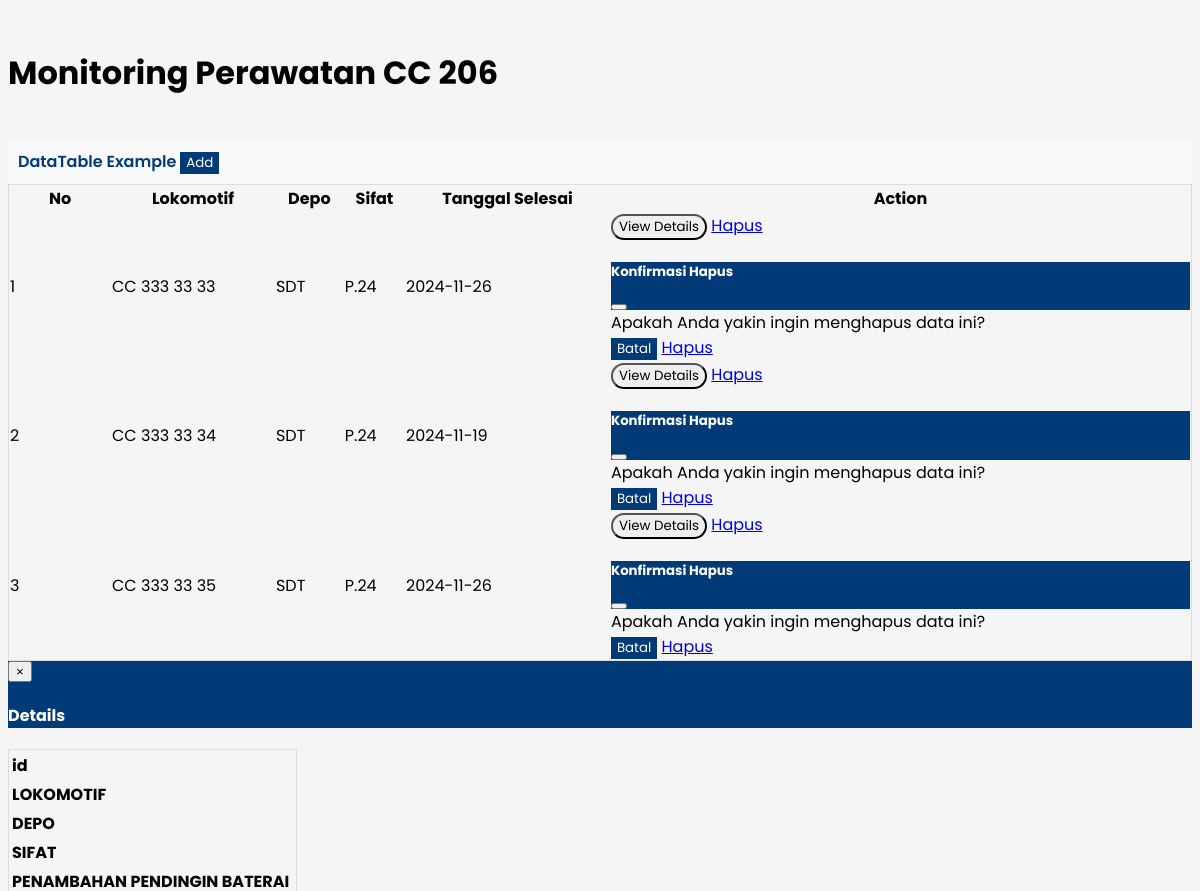
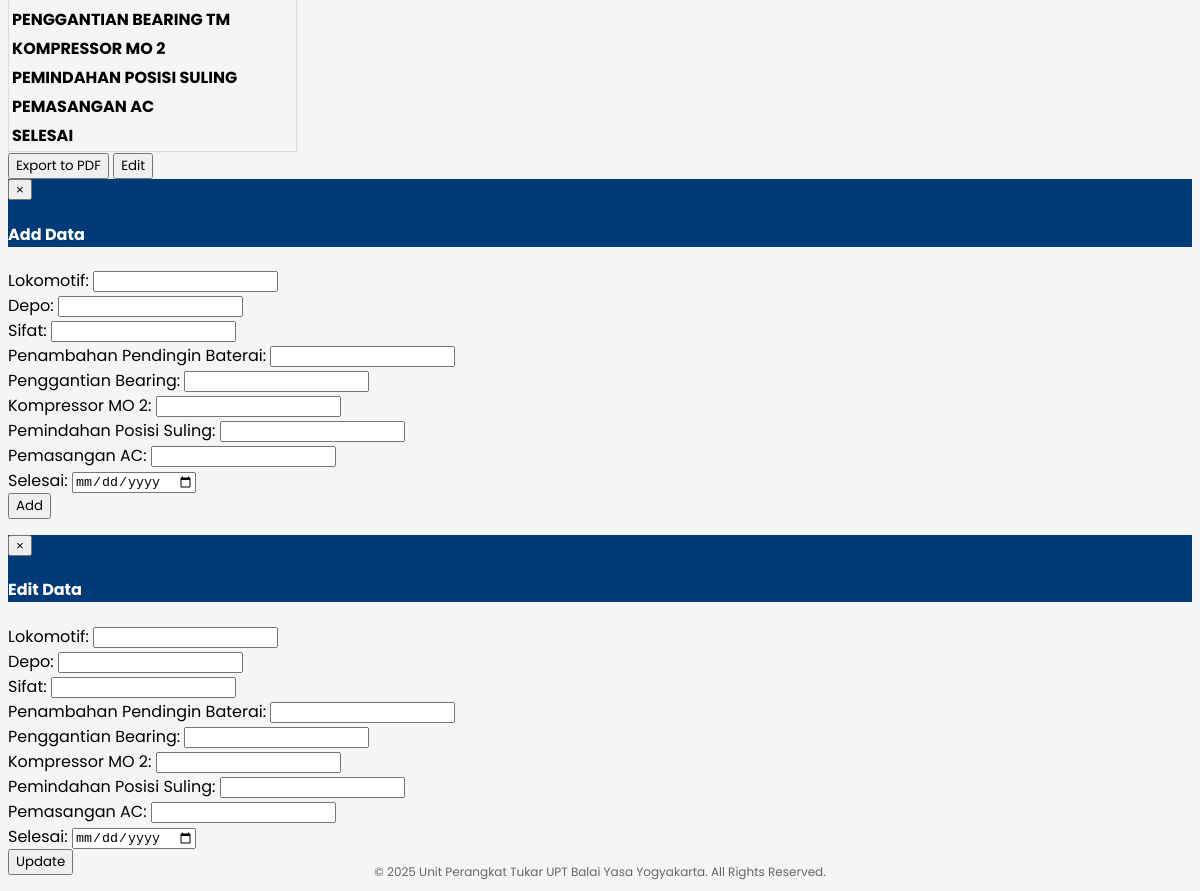
The app's page /CC_206.php with its own data (2 pictures, top to bottom).
### tables this page shows
CREATE TABLE `prwtan_cc206` (
  `id_206` int(11) NOT NULL,
  `lokomotif` varchar(15) NOT NULL,
  `depo` varchar(5) NOT NULL,
  `sifat` varchar(12) NOT NULL,
  `tambah_baterai` varchar(5) NOT NULL,
  `ganti_bearing` varchar(10) NOT NULL,
  `kompressor_mo2` varchar(20) NOT NULL,
  `pindah_posisi` char(5) NOT NULL,
  `pasang_ac` varchar(12) NOT NULL,
  `tgl_selesai` date NOT NULL
);

### CC_206.php (the view, shortened to what the rows shown need)
<?php
include "config.php";
?>
<div id="layoutSidenav">
    <div id="layoutSidenav_content">
        <main>
            <div class="container-fluid px-4">
                <h1 class="mt-4">Monitoring Perawatan CC 206</h1>
<html>
<head>
    <link
        rel="stylesheet"
        href="https://cdn.datatables.net/2.1.8/css/dataTables.dataTables.css">
        <head>
    <link rel="stylesheet" href="https://cdn.datatables.net/2.1.8/css/dataTables.dataTables.css">
</head>
</head>
<body>
    <div id="layoutSidenav">
        <div id="layoutSidenav_content" class="marginleft">
            <main>
                <div class="container-fluid px-4">
                    <div class="card mb-4">
                        <div class="card-body">
                            <table
                                id="cc206"
                                class="table table-striped table-bordered table-responsive"
                                cellspacing="0"
                                width="100%">
                                <thead>
                                    <tr>
                                        <th>No</th>
                                        <th>Lokomotif</th>
                                        <th>Depo</th>
                                        <th>Sifat</th>
                                        <th>Tanggal Selesai</th>
                                        <th>Action</th>
                                    </tr>
                                </thead>
                                <tbody>
                                    <?php
                                    $depo_query = "SELECT * FROM prwtan_cc206 NATURAL JOIN depo ";
                                    $depo_result = mysqli_query($koneksi, $depo_query);
                                    $no = 1;
                                    while ($depo = mysqli_fetch_assoc($depo_result)) {  ?>
                                        <tr>
                                            <td width='100' class='center'><?= $no ?></td>
                                            <td><?php echo $depo['lokomotif'] ?></td>
                                            <td><?php echo $depo['depo'] ?></td>
                                            <td><?php echo $depo['sifat'] ?></td>
                                            <td><?php echo $depo['tgl_selesai'] ?></td>
                                            <td>
                                                <button
                                                    class="btn btn-warning"
                                                    data-toggle="modal"
                                                    data-target="#cutomerDetailsModal"
                                                    data-id="<?php echo $depo['id_206']; ?>"
                                                    data-lokomotif="<?php echo $depo['lokomotif']; ?>"
                                                    data-depo="<?php echo $depo['depo']; ?>"
                                                    data-sifat="<?php echo $depo['sifat']; ?>"
                                                    data-tambah_baterai="<?php echo $depo['tambah_baterai']; ?>"
                                                    data-ganti_bearing="<?php echo $depo['ganti_bearing']; ?>"
                                                    data-kompressor_mo2="<?php echo $depo['kompressor_mo2']; ?>"
                                                    data-pindah_posisi="<?php echo $depo['pindah_posisi']; ?>"
                                                    data-pasang_ac="<?php echo $depo['pasang_ac']; ?>"
                                                    data-tgl_selesai="<?php echo $depo['tgl_selesai']; ?>"
                                                    style="border-radius:60px;">
                                                    View Details
                                                </button>
                                                <a href="#"
   class="btn btn-danger mt-2"
   style="border-radius:60px;"
   data-bs-toggle="modal"
   data-bs-target="#deleteConfirmationModal">
    <i class="fa fa-trash"></i> Hapus
</a>
<div class="modal fade" id="deleteConfirmationModal" tabindex="-1" aria-labelledby="deleteConfirmationModalLabel" aria-hidden="true">
  <div class="modal-dialog modal-dialog-centered">
    <div class="modal-content">
      <div class="modal-header">
        <h5 class="modal-title" id="deleteConfirmationModalLabel">Konfirmasi Hapus</h5>
        <button type="button" class="btn-close" data-bs-dismiss="modal" aria-label="Close"></button>
      </div>
      <div class="modal-body">
        Apakah Anda yakin ingin menghapus data ini?
      </div>
      <div class="modal-footer">
        <button type="button" class="btn btn-secondary" data-bs-dismiss="modal">Batal</button>
        <a href="functionmis.php?menu=prog&id=<?php echo $depo['id_206']; ?>" class="btn btn-danger">Hapus</a>
      </div>
    </div>
  </div>
</div>
                                            </td>
                                        </tr>
                                    <?php $no++;
                                    } ?>
                                </tbody>
                            </table>
                        </div>
                    </div>
                </div>
            </main>
        </div>
    </div>
</body>
</html>

### records on screen
prwtan_cc206: lokomotif "CC 333 33 33", depo "SDT", sifat "P.24", tgl_selesai "2024-11-26"
prwtan_cc206: lokomotif "CC 333 33 34", depo "SDT", sifat "P.24", tgl_selesai "2024-11-19"
prwtan_cc206: lokomotif "CC 333 33 35", depo "SDT", sifat "P.24", tgl_selesai "2024-11-26"
